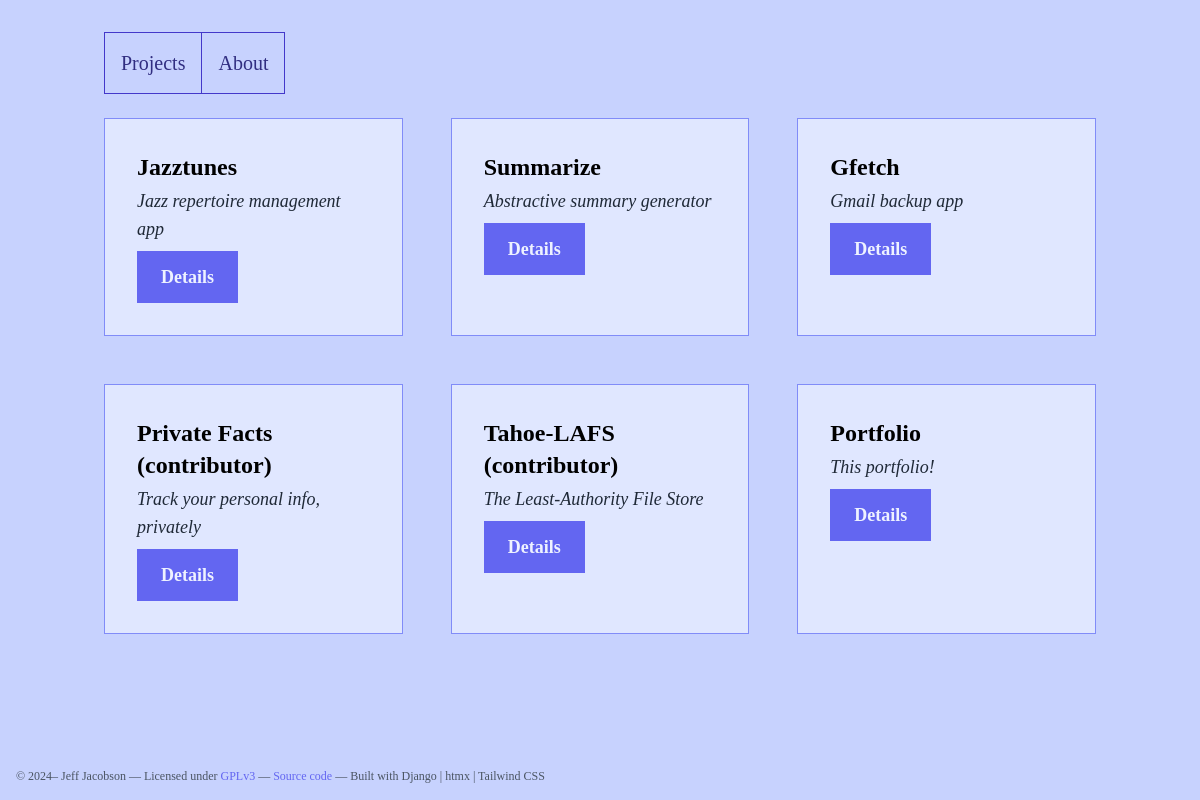
The page / on the database its author committed.
### portfolio/models.py (models this page shows, shortened)
class Project(models.Model):
    title = models.CharField(max_length=50)
    blurb = models.CharField(max_length=100, null=True, blank=True)
    description = models.TextField(default="Description goes here")
    core_tech = models.CharField(max_length=200, null=True, blank=True)
    supporting_tech = models.CharField(max_length=200, null=True, blank=True)
    url = models.URLField(null=True, blank=True)
    screenshot = models.CharField(max_length=100, null=True, blank=True)

### portfolio/views.py (the view)
# urls.py: path("", views.index, name="index"),
def index(request):
    projects = Project.objects.all()
    if request.headers.get('HX-Request'):
        return render(request, 'portfolio/_projects.html', {'projects': projects})
    return render(
        request, "portfolio/index.html",
        {"projects": projects}
        )

### portfolio/templates/portfolio/index.html
{% extends "base.html" %}
{% block content %}
<div id="tab-content">
    {% include "portfolio/_projects.html" %}
</div>
{% endblock %}

### portfolio/templates/portfolio/_projects.html
<div class="grid grid-cols-1 md:grid-cols-2 lg:grid-cols-3 gap-12">
    {% for project in projects %}
    <div class="bg-indigo-100 border border-indigo-400 p-8 hover:shadow-sm">
        <h1 class="text-2xl font-semibold mb-1">{{ project.title }}</h1>
        <p class="text-lg text-gray-800 mb-2 italic">{{ project.blurb }}</p>
        <button
            class="bg-indigo-500 hover:bg-indigo-600 text-indigo-50 font-bold py-3 px-6 text-lg"
            hx-get="{% url 'details' project.pk %}"
            hx-target="#tab-content"
            hx-swap="innerHTML"
        >
        Details
        </button>
    </div>
    {% endfor %}
</div>

### theme/templates/base.html (style rules this page uses)
html { overflow-y: scroll; }

### rows shown on the page
Project: title "Jazztunes", blurb "Jazz repertoire management app"
Project: title "Summarize", blurb "Abstractive summary generator"
Project: title "Gfetch", blurb "Gmail backup app"
Project: title "Private Facts (contributor)", blurb "Track your personal info, privately"
Project: title "Tahoe-LAFS (contributor)", blurb "The Least-Authority File Store"
Project: title "Portfolio", blurb "This portfolio!"
